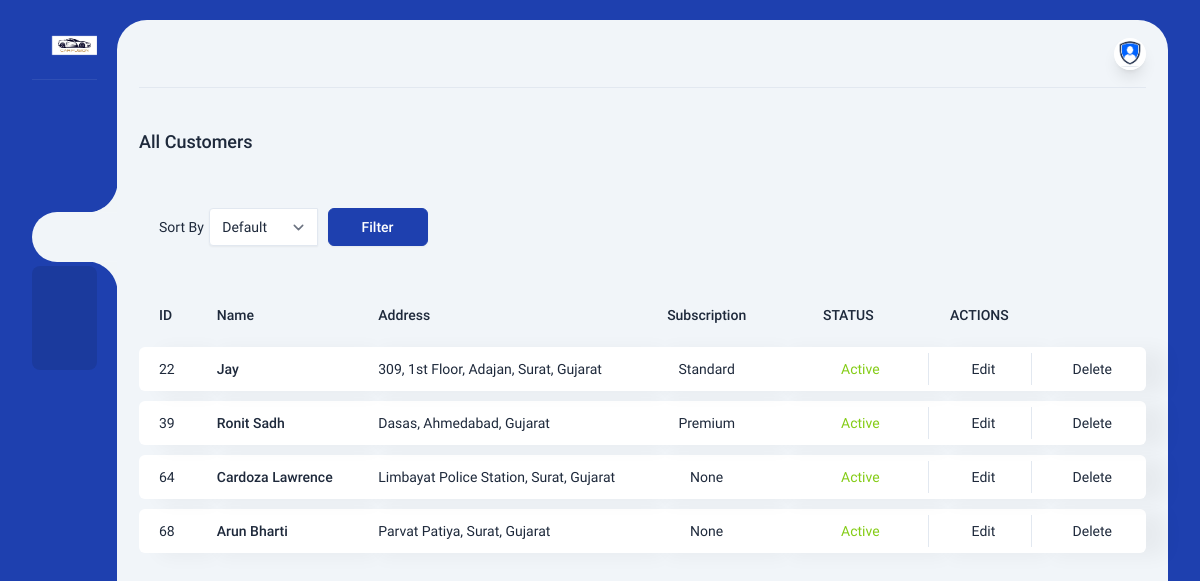
/Admin/users.php (signed in), run on the app's committed database.
### tables this page shows
CREATE TABLE `users` (
  `user_id` int(11) NOT NULL,
  `user_name` varchar(50) NOT NULL,
  `user_phone` bigint(10) NOT NULL,
  `user_address` varchar(150) NOT NULL,
  `user_email` varchar(50) NOT NULL,
  `user_city` varchar(20) NOT NULL,
  `user_state` varchar(30) NOT NULL,
  `user_password` varchar(50) NOT NULL,
  `membership_plan_id` int(11) NOT NULL DEFAULT 1,
  `user_last_accessed` timestamp NOT NULL DEFAULT current_timestamp() ON UPDATE current_timestamp(),
  `user_added_time` timestamp NOT NULL DEFAULT current_timestamp(),
  `user_last_updated` timestamp NULL DEFAULT NULL,
  `user_status` tinyint(1) NOT NULL DEFAULT 1
);

CREATE TABLE `membership_plans` (
  `membership_plan_id` int(11) NOT NULL,
  `plan_name` varchar(20) NOT NULL DEFAULT 'None',
  `description` varchar(200) NOT NULL,
  `price` int(11) NOT NULL
);

### Admin/users_datafetch.php (the view, shortened to what this page needs)
<?php
include('connection.php');
$query = "SELECT user_id, `user_name`, `user_address`,`user_city`, `user_state`, user_status, plan_name
    FROM `users`
    INNER JOIN membership_plans on users.membership_plan_id=membership_plans.membership_plan_id";
if(isset($_GET['filter'])){
    $sort_by = $_GET['sort_users'];
    if($sort_by == '1') {
        $query = "SELECT user_id, `user_name`, `user_address`,`user_city`, `user_state`, user_status, plan_name
        FROM `users`
        INNER JOIN membership_plans on users.membership_plan_id=membership_plans.membership_plan_id
        WHERE user_status = 1";
    } elseif ($sort_by == '0') {
        $query = "SELECT user_id, `user_name`, `user_address`,`user_city`, `user_state`, user_status, plan_name
        FROM `users`
        INNER JOIN membership_plans on users.membership_plan_id=membership_plans.membership_plan_id
        WHERE user_status = 0";
    }elseif ($sort_by == 'None') {
        $query = "SELECT user_id, `user_name`, `user_address`,`user_city`, `user_state`, user_status, plan_name
        FROM `users`
        INNER JOIN membership_plans on users.membership_plan_id=membership_plans.membership_plan_id
        WHERE plan_name = 'None'";
    }elseif ($sort_by == 'Basic') {
        $query = "SELECT user_id, `user_name`, `user_address`,`user_city`, `user_state`, user_status, plan_name
        FROM `users`
        INNER JOIN membership_plans on users.membership_plan_id=membership_plans.membership_plan_id
        WHERE plan_name = 'Basic'";
    } elseif ($sort_by == 'Standard') {
        $query = "SELECT user_id, `user_name`, `user_address`,`user_city`, `user_state`, user_status, plan_name
        FROM `users`
        INNER JOIN membership_plans on users.membership_plan_id=membership_plans.membership_plan_id
        WHERE plan_name = 'Standard'";
    } elseif ($sort_by == 'Premium') {
        $query = "SELECT user_id, `user_name`, `user_address`,`user_city`, `user_state`, user_status, plan_name
        FROM `users`
        INNER JOIN membership_plans on users.membership_plan_id=membership_plans.membership_plan_id
        WHERE plan_name = 'Premium'";
    }
} else {
    $query = "SELECT user_id, `user_name`, `user_address`,`user_city`, `user_state`, user_status, plan_name
    FROM `users`
    INNER JOIN membership_plans on users.membership_plan_id=membership_plans.membership_plan_id";
}
$cursor = mysqli_query($conn, $query);
while($row = mysqli_fetch_assoc($cursor)){
    echo '<tr class="intro-x">
    <td class="text-left">'.$row['user_id'].'</td>';
    echo '<td>
    <a href="#" class="font-medium whirtespace-nowrap">'.$row['user_name'].'</a>
    </td>';
    echo '<td class="text-left">'.ucwords($row['user_address']).', '.ucwords($row['user_city']).', '.ucwords($row['user_state']).'</td>';
    echo '<td class="text-center">'.$membership = $row['plan_name'].'</td>';
    if ($row['user_status']) {
        echo '<td class="w-40">
                <div class="flex items-center justify-center text-success"> <i data-lucide="check-square" class="w-4 h-4 mr-2"></i> Active </div>
              </td>';
    } else {
        echo '<td class="w-40">
                <div class="flex items-center justify-center text-danger"> <i data-lucide="check-square" class="w-4 h-4 mr-2"></i> Inactive </div>
              </td>';
    }
    echo '<td class="table-report__action w-30">
    <div class="flex justify-center items-center">
        <a class="flex items-center mr-3" href="user_edit_form.php?user_id='.$row['user_id'].'"> <i data-lucide="check-square" class="w-4 h-4 mr-1"></i> Edit </a>
    </div>
</td>
<td class="table-report__action w-30">
    <div class="flex justify-center items-center">
        <a class="flex items-center mr-3" href="delete_user.php?user_id='.$row['user_id'].'"> <i data-lucide="trash" class="w-4 h-4 mr-1"></i> Delete </a>
    </div>
</td>
</tr> ';
}
?>

### data on the page
users: user_id "22", user_name "Jay", user_address "309, 1st Floor, Adajan", user_city "Surat", user_state "Gujarat", membership_plan.plan_name "Standard", user_status "Active"
users: user_id "39", user_name "Ronit Sadh", user_address "Dasas", user_city "Ahmedabad", user_state "Gujarat", membership_plan.plan_name "Premium", user_status "Active"
users: user_id "64", user_name "Cardoza Lawrence", user_address "Limbayat Police Station", user_city "Surat", user_state "Gujarat", membership_plan.plan_name "None", user_status "Active"
users: user_id "68", user_name "Arun Bharti", user_address "Parvat Patiya", user_city "Surat", user_state "Gujarat", membership_plan.plan_name "None", user_status "Active"
